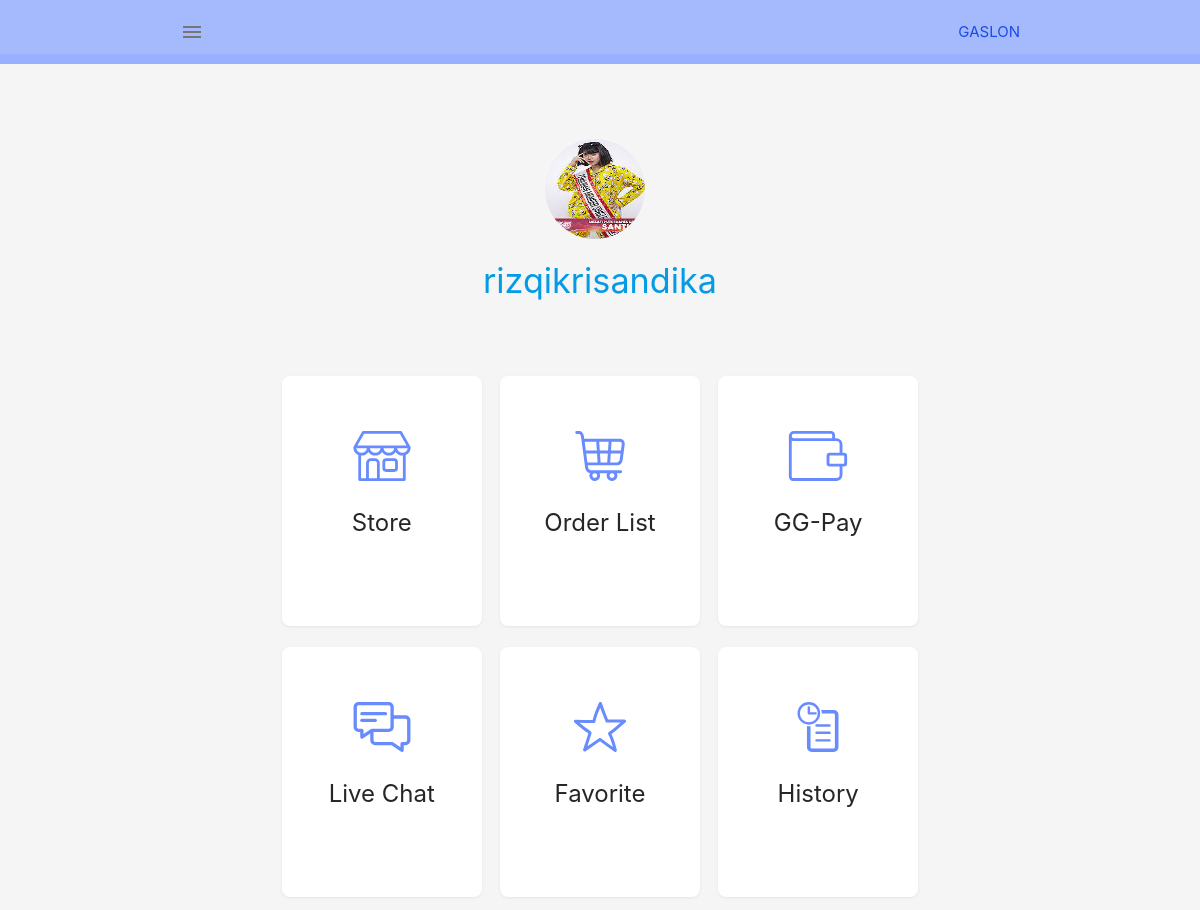
Page /index.php (signed in) on the committed database.
### tables this page shows
CREATE TABLE `pelanggan` (
  `id_pelanggan` int(11) NOT NULL,
  `nama` varchar(255) NOT NULL,
  `email` varchar(255) NOT NULL,
  `password` varchar(255) NOT NULL,
  `nohp` varchar(12) NOT NULL,
  `alamat` varchar(100) DEFAULT NULL,
  `gambar` varchar(255) DEFAULT NULL,
  `tanggal_daftar` datetime NOT NULL DEFAULT current_timestamp()
);

### user/home.php (the view, shortened to what this page needs)
<html lang="en">
<head>
  <link type="text/css" href="assets/css/materialize.min.css" rel="stylesheet">
  <link type="text/css" href="assets/css/styles.css" rel="stylesheet">
  <link type="text/css" href="assets/css/pwafirecard.css" rel="stylesheet">
</head>
<body class="grey lighten-4">
  <?php
	if (isset($_SESSION["user_name"])) {?>
		<nav class="z-depth-0">
			<div class="nav-wrapper container">
			  <span class="right"><a href="index.php">Gaslon</span></a>
			  <span class="left grey-text text-darken-1">
				<i class="material-icons sidenav-trigger" data-target="side-menu">menu</i>
			  </span>
			</div>
		</nav>
		  <br><br>
		  <div class="parent-pwafire">
			<div class="row">
			 <div class="profil">
					<?php
						require "config/koneksi.php";
  							$db = mysqli_query($koneksi,"SELECT * FROM pelanggan where email='".$_SESSION['user_name']."'");
							$data = mysqli_fetch_assoc($db);
					?>
			   <?php if ($data["gambar"]!=null) {?>
				<a href="index.php?p=profil"><img style="border-radius:50%; width:100px; height:100px" src="assets/img/profil/<?php echo $data['gambar']; ?>" alt="recipe thumb"></a>
			  <?php }else{ ?>
				<a href="index.php?p=profil"><img style="border-radius:50%; width:100px; height:100px" src="assets/img/profil/man.png" alt="recipe thumb"> <?php } ?></a>
			 <h4 style="text-align: center;"><a href="index.php?p=profil"><?php echo $data['nama'] ?></a></h4>
			 </div>
			 <br><br>
			 <a href="index.php?p=store">
			  <div class="col-lg-4 col-sm-12">
			   <div class="card hovercard">
			   <div class="avatar">
				 <img src="assets/img/icon/shop.svg" alt="recipe thumb"></div>
				 <div class="info">
				 <div class="title">Store</div>
				 </div>
			   </div>
			   </a>
			   <a href="index.php?p=keranjang">
			   <div class="card hovercard">
			   <div class="avatar">
				 <img src="assets/img/icon/cart.svg" alt="recipe thumb">
			   </div>
			   <div class="info">
				 <div class="title">Order List</div>
			   </div>
			   </div>
			  </a>
			   <div class="card hovercard">
				 <div class="avatar">
				   <img src="assets/img/icon/wallet.svg" alt="recipe thumb">
				   </div>
				   <div class="info">
				   <div class="title">GG-Pay</div>
				   </div>
				 </div>
			   </div>
			   <div class="col-lg-4 col-sm-12">
				 <div class="card hovercard">
				 <div class="avatar">
				   <img src="assets/img/icon/chat.svg" alt="recipe thumb"></div>
				   <div class="info">
				   <div class="title">Live Chat</div>
				   </div>
				 </div>
				 <div class="card hovercard">
				 <div class="avatar">
				   <img src="assets/img/icon/star.svg" alt="">
				 </div>
				 <div class="info">
				   <div class="title">Favorite</div>
				 </div>
				 </div>
				 <a href="index.php?p=history">
				 <div class="card hovercard">
				   <div class="avatar">
					 <img src="assets/img/icon/history.svg" alt="recipe thumb">
					 </div>
					 <div class="info">
					 <div class="title">History</div>
					 </div>
				   </div>
				   </a>
				 </div>
			 </div>
	<?php } ?>
</body>
</html>

### assets/css/styles.css (style rules this page uses)
:root { --primary: #98b0ffd9; --secondary: #98b0ff; --title: #1a4bea; }
nav { background: var(--primary); border-bottom: 10px solid var(--secondary); }
nav a { text-transform: uppercase; color: var(--title); }
nav .sidenav-trigger { margin: 0; }

### assets/css/pwafirecard.css (style rules this page uses)
.row { margin: 0 -5px; }
.row:after { content: ""; display: table; clear: both; }
.card { padding-top: 20px; margin: 10px 0 20px 0; background-color: rgba(214, 224, 226, 0.2); border-top-width: 0; border-bottom-width: 2px; -webkit-border-radius: 3px; -moz-border-radius: 3px; border-radius: 3px; -webkit-box-shadow: none; -moz-box-shadow: none; box-shadow: none; -webkit-box-sizing: border-box; -moz-box-sizing: border-box; box-sizing: border-box; }
.card.hovercard { position: relative; padding-top: 80px; overflow: hidden; text-align: center; border-radius: 8px; padding: 10px; background-color: rgba(255, 255, 255); box-shadow: 0px 1px 3px rgba(90,90,90,0.1); margin: 7px; width: 200px; height: 250px; display: inline-block; }
.card.hovercard .avatar { position: relative; top: 0px; margin-bottom: -50px; }
.card.hovercard .avatar img { width: 100px; height: 100px; padding-top:40px; max-width: 100px; max-height: 100px; border: 5px solid rgba(255,255,255,0.5); }
.card.hovercard .info { padding: 75px 8px 10px; }
.card.hovercard .info .title { margin-bottom: 4px; font-size: 24px; line-height: 1; color: #262626; vertical-align: middle; }
.parent-pwafire { display: flex; justify-content: center; align-items: center; align-self: center; }
.profil img { width: 200px; height: 200px; max-width: 250px; max-height: 250px; margin: 30px 0px 0px 270px }
.profil h4 { margin-bottom: 25px ; }

### rows in the picture
pelanggan: gambar (picture), nama "rizqikrisandika"
